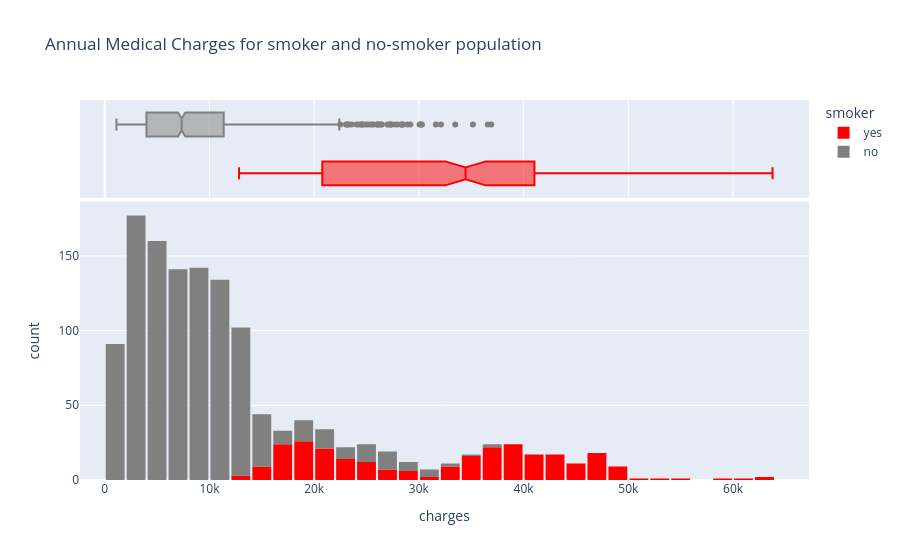

Notebook cell for this chart:
### Markdown cell above
**Cargos médicos según si se es o no fumador**

### Code cell
# Plot de conteo de pacientes
sns.countplot(data=df, x='smoker')
plt.title('Smoker count')
plt.grid()

# Distribución de cargos de salud para las poblaciones fumadoras y no fumadoras
fig = px.histogram(df, 
                   x='charges', 
                   marginal='box', 
                   color='smoker', 
                   color_discrete_sequence=['red', 'grey'], 
                   title='Annual Medical Charges for smoker and no-smoker population')
fig.update_layout(bargap=0.1)
fig.show()

# Plot de distribucion de grupos separados
g = sns.FacetGrid(df, col='smoker', sharey=False)
g.map_dataframe(sns.histplot, x="charges", kde=True)

### Figure 1 — Plotly figure (JSON) as saved in the notebook; plotly's stock layout.template omitted (floating-point values rounded to 4 significant figures; data arrays with more than 128 entries replaced by an {"elided": "..."} marker saying what was removed)
{"data": [{"alignmentgroup": "True", "bingroup": "x", "hovertemplate": "smoker=yes<br>charges=%{x}<br>count=%{y}<extra></extra>", "legendgroup": "yes", "marker": {"color": "red", "pattern": {"shape": ""}}, "name": "yes", "offsetgroup": "yes", "orientation": "v", "showlegend": true, "type": "histogram", "x": {"elided": "274 float values"}, "xaxis": "x", "yaxis": "y"}, {"alignmentgroup": "True", "hovertemplate": "smoker=yes<br>charges=%{x}<extra></extra>", "legendgroup": "yes", "marker": {"color": "red"}, "name": "yes", "notched": true, "offsetgroup": "yes", "showlegend": false, "type": "box", "x": {"elided": "274 float values"}, "xaxis": "x2", "yaxis": "y2"}, {"alignmentgroup": "True", "bingroup": "x", "hovertemplate": "smoker=no<br>charges=%{x}<br>count=%{y}<extra></extra>", "legendgroup": "no", "marker": {"color": "grey", "pattern": {"shape": ""}}, "name": "no", "offsetgroup": "no", "orientation": "v", "showlegend": true, "type": "histogram", "x": {"elided": "1063 float values"}, "xaxis": "x", "yaxis": "y"}, {"alignmentgroup": "True", "hovertemplate": "smoker=no<br>charges=%{x}<extra></extra>", "legendgroup": "no", "marker": {"color": "grey"}, "name": "no", "notched": true, "offsetgroup": "no", "showlegend": false, "type": "box", "x": {"elided": "1063 float values"}, "xaxis": "x2", "yaxis": "y2"}], "layout": {"bargap": 0.1, "barmode": "relative", "legend": {"title": {"text": "smoker"}, "tracegroupgap": 0}, "title": {"text": "Annual Medical Charges for smoker and no-smoker population"}, "xaxis": {"anchor": "y", "domain": [0, 1], "title": {"text": "charges"}}, "xaxis2": {"anchor": "y2", "domain": [0, 1], "matches": "x", "showgrid": true, "showticklabels": false}, "yaxis": {"anchor": "x", "domain": [0, 0.7326], "title": {"text": "count"}}, "yaxis2": {"anchor": "x2", "domain": [0.7426, 1], "matches": "y2", "showgrid": false, "showline": false, "showticklabels": false, "ticks": ""}}}
